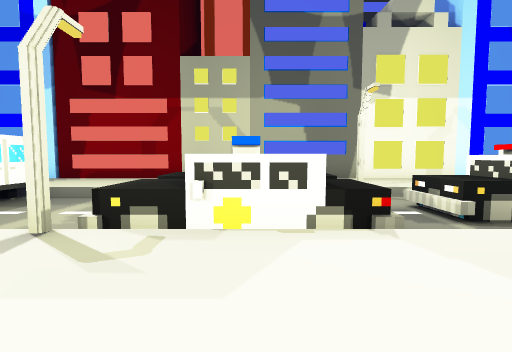
view 1 (above)

19 first-person views from a walk through a Unity game level. The camera is 0.64 m above the floor, tilts 4° down and sees 85° across. The floor is counted in squares, 1 m on a side. Each view is taken from the middle of a square. On the plan, view 1 faces up. The plan holds only what a view shows up to about 9 squares ahead; the rest is blank. The place goes on beyond the plan. The player character is not drawn.

view 2
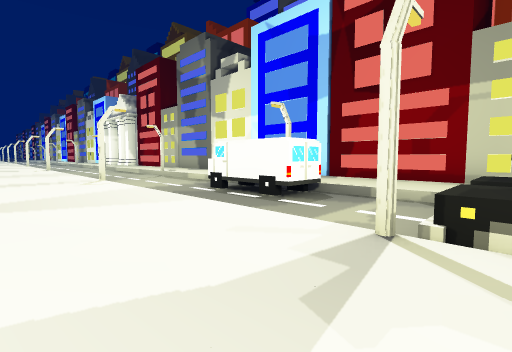

view 3
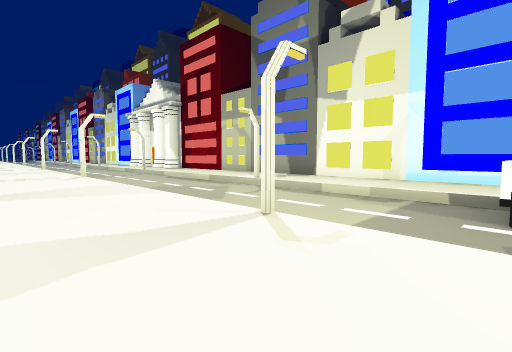

view 4
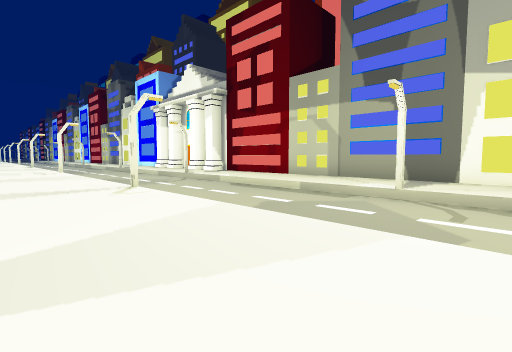

view 5
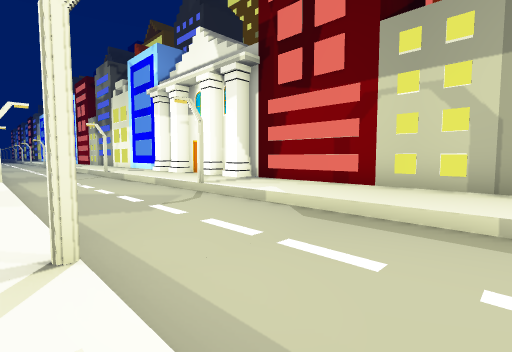

view 6
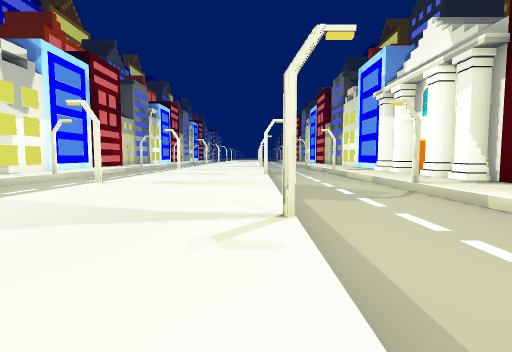

view 7
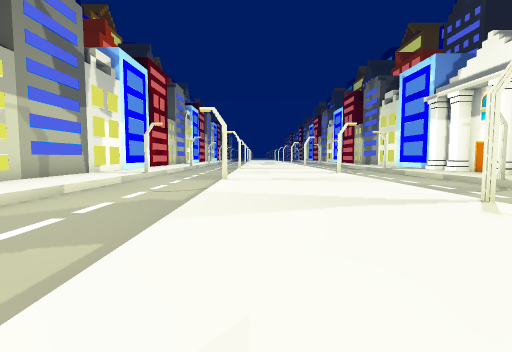

view 8
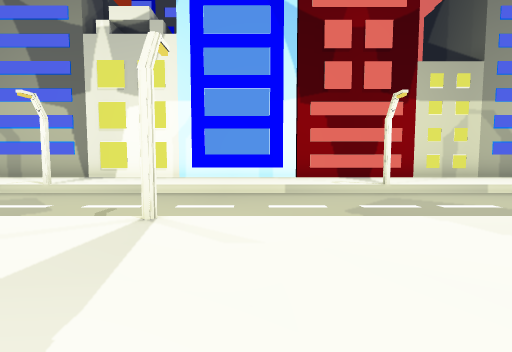

view 9
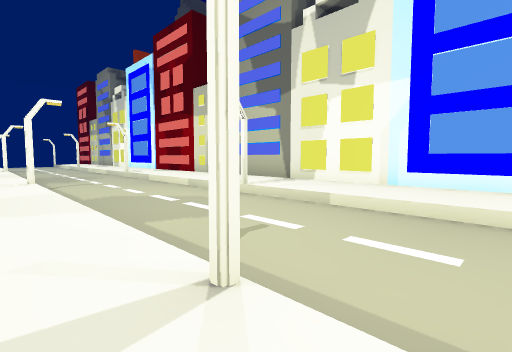

view 10
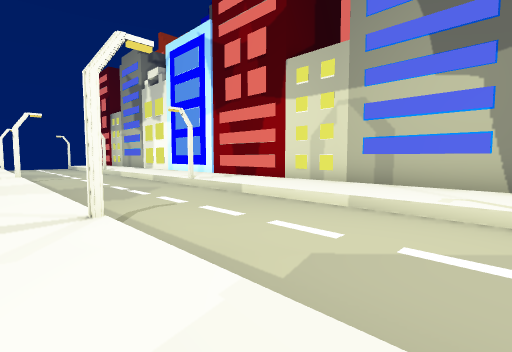

view 11
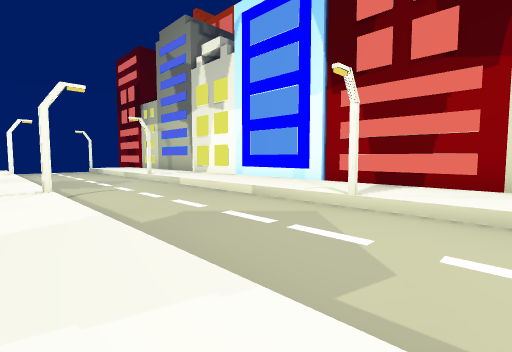

view 12
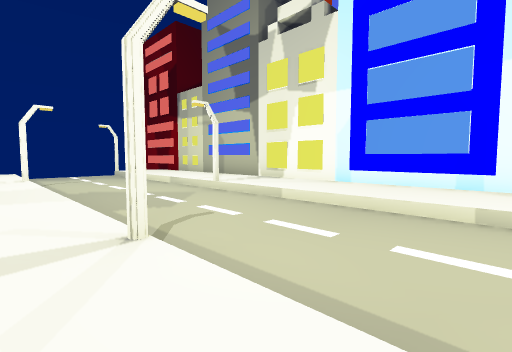

view 13
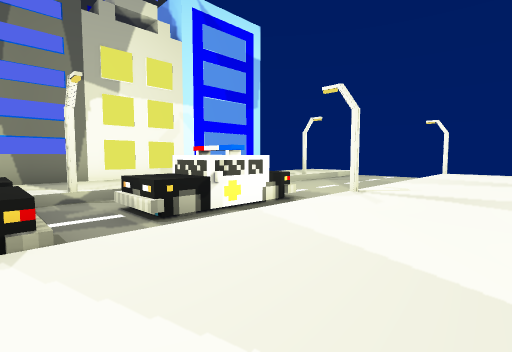

view 14
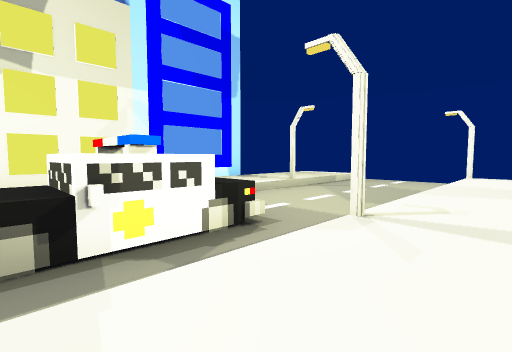

view 15
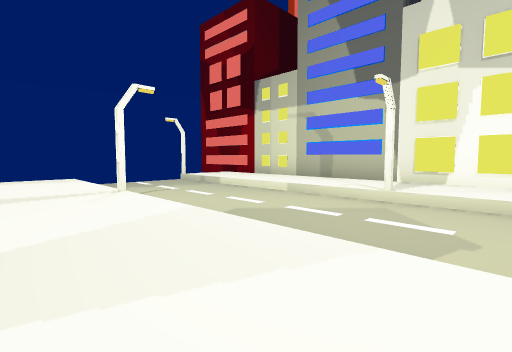

view 16
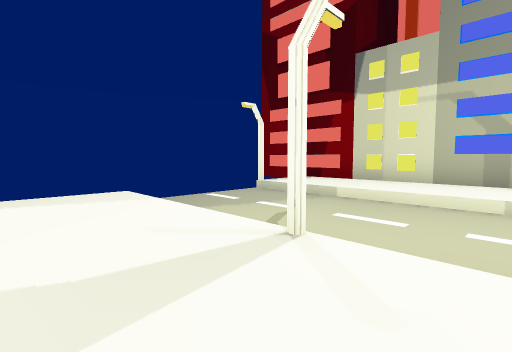

view 17
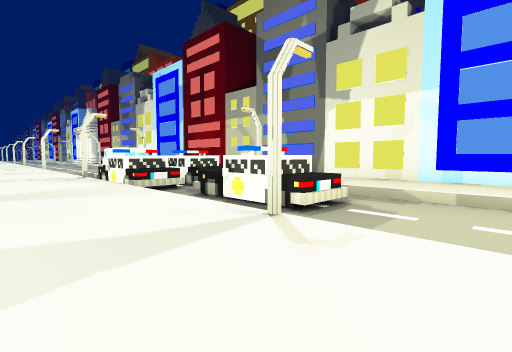

view 18
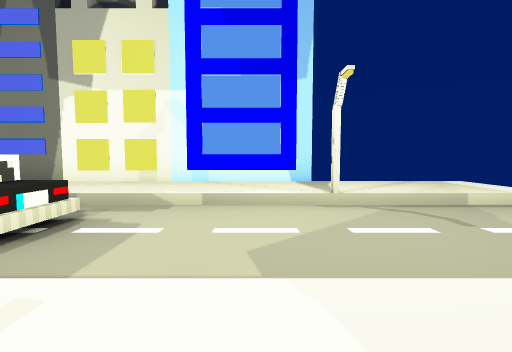

view 19
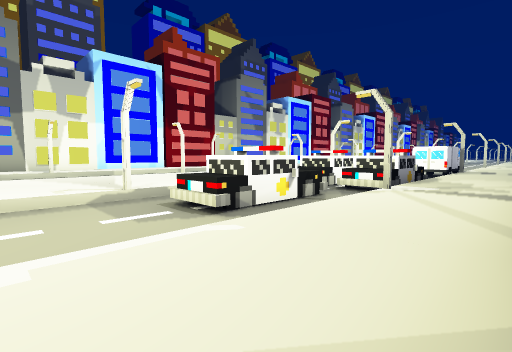

### Floor plan
Key: @ floor where view 1 was taken; # wall or solid block; . main floor; - floor 0.2 m lower than the main floor; / step, stairs or slope; B building; C car; O other object.
Columns run from 25 left of view 1 to 14 right of it. Each row starts with its distance up from view 1.
 11         B              B
 10         B              B
  9     BBBBBBBBBBBBBBBBBBBBBBBBBBBBBBB
  8   OO...................................
  7   .....................................
  6  ///#///////#//////C///////#//////#////
  5 ------------------CCC---CCC-----------
  4 ------------------------CCC-CCC--------
  3 ------------------------CCC------------
  2  #......#.......#......#.......#.......#
  1   ....................................
  0   .......................@.............
 -1   .....................................
 -2   //#///////#//////#///////#//////#////
 -3    ------------------------------------
 -4   -------------------------------------
 -5   --------------#------#-------#-------#
 -6   ......#..............................
 -7    ....................................
 -8    BBBBBBBBBBBBBBBBBBBBBBBBBBBBBBBBBBBBB

Where each view was taken, in squares from view 1:
view 1: 0 up, 0 right, facing up
view 2: 0 up, 1 left, facing up-left
view 3: 0 up, 7 left, facing up-left
view 4: 0 up, 11 left, facing up-left
view 5: 2 up, 15 left, facing up-left
view 6: 2 up, 14 left, facing left
view 7: 1 down, 13 left, facing left
view 8: 1 up, 14 left, facing down
view 9: 1 down, 14 left, facing down-right
view 10: 1 down, 9 left, facing down-right
view 11: 1 down, 4 left, facing down-right
view 12: 1 down, 0 right, facing down-right
view 13: 0 up, 1 right, facing up-right
view 14: 1 up, 3 right, facing up-right
view 15: 0 up, 4 right, facing down-right
view 16: 0 up, 8 right, facing down-right
view 17: 0 up, 8 right, facing up-left
view 18: 1 up, 8 right, facing up
view 19: 8 up, 8 right, facing down-left
